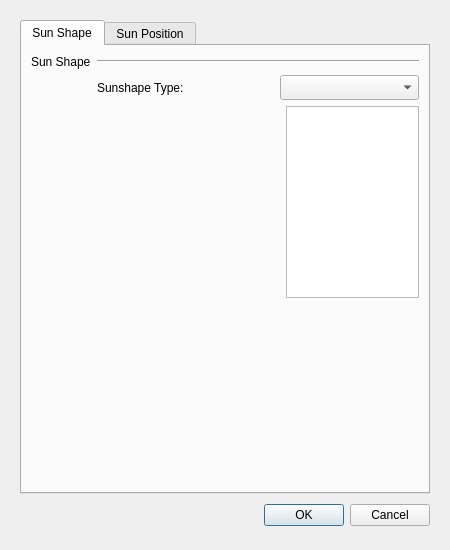
<?xml version="1.0" encoding="UTF-8"?>
<ui version="4.0">
 <class>LightDialog</class>
 <widget class="QDialog" name="LightDialog">
  <property name="geometry">
   <rect>
    <x>0</x>
    <y>0</y>
    <width>450</width>
    <height>550</height>
   </rect>
  </property>
  <property name="sizePolicy">
   <sizepolicy hsizetype="Fixed" vsizetype="Fixed">
    <horstretch>0</horstretch>
    <verstretch>0</verstretch>
   </sizepolicy>
  </property>
  <property name="maximumSize">
   <size>
    <width>450</width>
    <height>550</height>
   </size>
  </property>
  <property name="windowTitle">
   <string>Define Sun Light</string>
  </property>
  <layout class="QGridLayout" name="gridLayout_2">
   <property name="margin">
    <number>20</number>
   </property>
   <item row="1" column="0">
    <widget class="QDialogButtonBox" name="buttonBox">
     <property name="minimumSize">
      <size>
       <width>0</width>
       <height>30</height>
      </size>
     </property>
     <property name="orientation">
      <enum>Qt::Horizontal</enum>
     </property>
     <property name="standardButtons">
      <set>QDialogButtonBox::Cancel|QDialogButtonBox::Ok</set>
     </property>
    </widget>
   </item>
   <item row="0" column="0">
    <widget class="QTabWidget" name="tabWidget">
     <property name="sizePolicy">
      <sizepolicy hsizetype="Expanding" vsizetype="Expanding">
       <horstretch>0</horstretch>
       <verstretch>0</verstretch>
      </sizepolicy>
     </property>
     <property name="currentIndex">
      <number>0</number>
     </property>
     <widget class="QWidget" name="sunShapeTab">
      <attribute name="title">
       <string>Sun Shape</string>
      </attribute>
      <layout class="QGridLayout" name="gridLayout">
       <item row="0" column="0">
        <widget class="QLabel" name="sunshapeLabel">
         <property name="text">
          <string>Sun Shape</string>
         </property>
        </widget>
       </item>
       <item row="0" column="1" colspan="3">
        <widget class="Line" name="sunShapeHLine">
         <property name="orientation">
          <enum>Qt::Horizontal</enum>
         </property>
        </widget>
       </item>
       <item row="1" column="1">
        <widget class="QLabel" name="sunshapeTypeLabel">
         <property name="minimumSize">
          <size>
           <width>177</width>
           <height>25</height>
          </size>
         </property>
         <property name="text">
          <string>Sunshape Type:</string>
         </property>
        </widget>
       </item>
       <item row="1" column="2" colspan="2">
        <widget class="QComboBox" name="sunshapeCombo">
         <property name="minimumSize">
          <size>
           <width>0</width>
           <height>25</height>
          </size>
         </property>
        </widget>
       </item>
       <item row="3" column="3">
        <widget class="FieldContainerWidget" name="sunshapeParameters"/>
       </item>
       <item row="4" column="0" colspan="4">
        <spacer name="verticalSpacer_2">
         <property name="orientation">
          <enum>Qt::Vertical</enum>
         </property>
         <property name="sizeHint" stdset="0">
          <size>
           <width>20</width>
           <height>40</height>
          </size>
         </property>
        </spacer>
       </item>
      </layout>
     </widget>
     <widget class="QWidget" name="sunPositionTab">
      <attribute name="title">
       <string>Sun Position</string>
      </attribute>
      <layout class="QGridLayout" name="gridLayout_3">
       <item row="0" column="0">
        <widget class="QLabel" name="positionLabel">
         <property name="text">
          <string>Position</string>
         </property>
        </widget>
       </item>
       <item row="3" column="0">
        <spacer name="verticalSpacer">
         <property name="orientation">
          <enum>Qt::Vertical</enum>
         </property>
         <property name="sizeHint" stdset="0">
          <size>
           <width>20</width>
           <height>40</height>
          </size>
         </property>
        </spacer>
       </item>
       <item row="1" column="2">
        <widget class="QDoubleSpinBox" name="azimuthSpin">
         <property name="sizePolicy">
          <sizepolicy hsizetype="Preferred" vsizetype="Fixed">
           <horstretch>0</horstretch>
           <verstretch>0</verstretch>
          </sizepolicy>
         </property>
         <property name="minimumSize">
          <size>
           <width>0</width>
           <height>25</height>
          </size>
         </property>
         <property name="maximumSize">
          <size>
           <width>16777215</width>
           <height>16777215</height>
          </size>
         </property>
         <property name="decimals">
          <number>4</number>
         </property>
         <property name="maximum">
          <double>360.000000000000000</double>
         </property>
        </widget>
       </item>
       <item row="2" column="2">
        <widget class="QDoubleSpinBox" name="elevationSpin">
         <property name="sizePolicy">
          <sizepolicy hsizetype="Preferred" vsizetype="Fixed">
           <horstretch>0</horstretch>
           <verstretch>0</verstretch>
          </sizepolicy>
         </property>
         <property name="minimumSize">
          <size>
           <width>0</width>
           <height>25</height>
          </size>
         </property>
         <property name="decimals">
          <number>4</number>
         </property>
         <property name="minimum">
          <double>-90.000000000000000</double>
         </property>
         <property name="maximum">
          <double>90.000000000000000</double>
         </property>
         <property name="value">
          <double>90.000000000000000</double>
         </property>
        </widget>
       </item>
       <item row="1" column="1">
        <widget class="QLabel" name="azimuthLabel">
         <property name="minimumSize">
          <size>
           <width>0</width>
           <height>25</height>
          </size>
         </property>
         <property name="text">
          <string>Azimuth:</string>
         </property>
        </widget>
       </item>
       <item row="2" column="1">
        <widget class="QLabel" name="elevationLabel">
         <property name="minimumSize">
          <size>
           <width>0</width>
           <height>25</height>
          </size>
         </property>
         <property name="text">
          <string>Elevation:</string>
         </property>
        </widget>
       </item>
       <item row="0" column="1" colspan="2">
        <widget class="Line" name="positionHLine">
         <property name="orientation">
          <enum>Qt::Horizontal</enum>
         </property>
        </widget>
       </item>
      </layout>
     </widget>
    </widget>
   </item>
  </layout>
 </widget>
 <customwidgets>
  <customwidget>
   <class>FieldContainerWidget</class>
   <extends>QTreeView</extends>
   <header location="global">FieldContainerWidget.h</header>
  </customwidget>
 </customwidgets>
 <resources/>
 <connections>
  <connection>
   <sender>buttonBox</sender>
   <signal>accepted()</signal>
   <receiver>LightDialog</receiver>
   <slot>accept()</slot>
   <hints>
    <hint type="sourcelabel">
     <x>248</x>
     <y>254</y>
    </hint>
    <hint type="destinationlabel">
     <x>157</x>
     <y>274</y>
    </hint>
   </hints>
  </connection>
  <connection>
   <sender>buttonBox</sender>
   <signal>rejected()</signal>
   <receiver>LightDialog</receiver>
   <slot>reject()</slot>
   <hints>
    <hint type="sourcelabel">
     <x>316</x>
     <y>260</y>
    </hint>
    <hint type="destinationlabel">
     <x>286</x>
     <y>274</y>
    </hint>
   </hints>
  </connection>
 </connections>
</ui>
